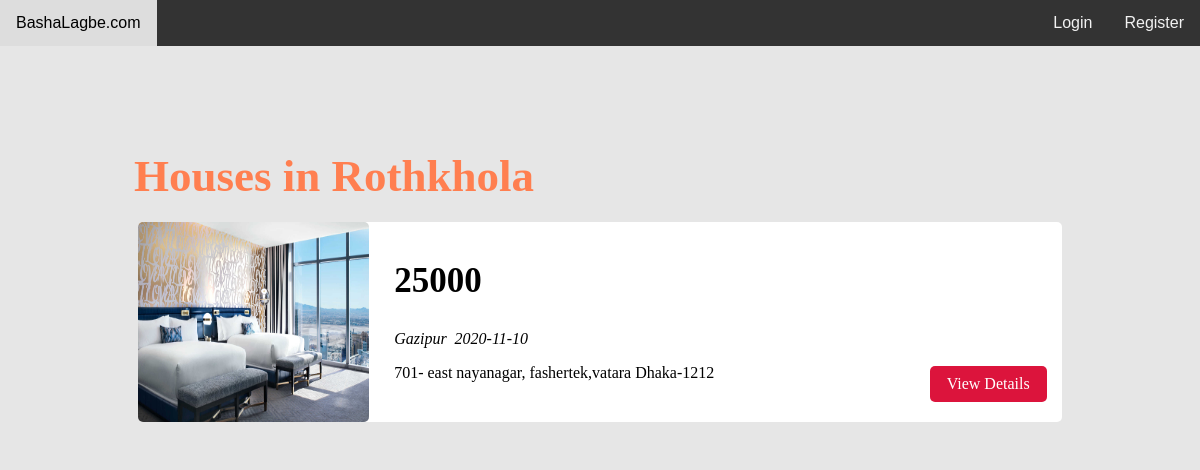
/area/rothkhola.php, run on the app's committed database.
### tables this page shows
CREATE TABLE `rent` (
  `rent_id` int(11) NOT NULL,
  `city` varchar(25) NOT NULL,
  `area` varchar(25) NOT NULL,
  `address` varchar(255) NOT NULL,
  `rent_fee` int(11) NOT NULL,
  `picture` varchar(255) NOT NULL,
  `rooms` int(11) NOT NULL,
  `kitchen` int(11) NOT NULL,
  `bathroom` int(11) NOT NULL,
  `user_id` int(11) NOT NULL,
  `date` date NOT NULL DEFAULT current_timestamp()
);

### area/rothkhola.php (the view, shortened to what this page needs)
<html>
<head>
	<link rel="stylesheet" href="../index-style.css">
</head>
<body>
	<?php include("../header.php"); ?>
	<div class="page-wrapper">
        <?php
       echo "<div class='content clearfix'>";
        echo    "<div class='main-content'>";
        echo    "<h1 class='recent-post-title'>Houses in Rothkhola</h1>";
			$connect = mysqli_connect("localhost", "root", "", "bashalagbe");
			$query = "SELECT * FROM rent
			WHERE area='rothkhola'";
			$query_run = mysqli_query($connect, $query);
			while ($row = mysqli_fetch_array($query_run))
			{
				$postid = $row['rent_id'];
				echo "<div class='post'>";
				echo   "<img src='../images/" .$row['picture']. "' class='post-image'>";
				echo	"<div class='post-preview'>";
				echo		"<h2><a href='../rent.php?rentid= $postid'>" .$row['rent_fee']. "</a></h2>";
				echo		"<i class='far fa-user'> " .$row['city']. "</i>";
				echo		" <i class='far fa-calendar-alt'> " .$row['date']. "</i>";
				echo		"<p class='preview-text'>"
								.$row['address'].
							"</p>";
				echo		"<a href='../rent.php?rentid= $postid' class='btn read-more'>View
				Details</a>";
				echo	"</div>";
                echo "</div>";
			}
    echo "</div>";
   echo "</div>";
    ?>
</div>
</body>
</html>

### index-style.css (style rules this page uses)
* { box-sizing: border-box; }
html, body { height: 100%; margin: 0; padding: 0; background-color: #e6e6e6; font-family: 'Lora', serif; }
a { text-decoration: none; color: inherit; }
.clearfix::after { content: ''; display: block; clear: both; }
.page-wrapper { min-height: 100%; }
.content { width: 90%; margin: 30px auto 30px; }
.content .main-content { width: 95%; float: left; padding-left: 5%; margin-top: 5%; }
.content .main-content .post { width: 95%; height: 200px; margin: 20px auto; border-radius: 5px; background-color: white; position: relative; }
.content .main-content .post .post-image { width: 25%; height: 100%; float: left; border-radius: 5px; }
.content .main-content .post .post-preview { width: 75%; padding: 10px; float: right; padding-left: 25px; }
.content .main-content .post .post-preview h2 { font-size: 35px; }
.content .main-content .recent-post-title { margin: 20px; font-family: bell mt; font-size: 45px; color: coral; }
.content .main-content .post .read-more { position: absolute; bottom: 20px; right: 15px; }
.btn { padding: 0.5rem 1rem; background-color: crimson; border: 1px solid transparent; border-radius: 5px; color: white; transition: 0.5s all ease-out; float: right; }

### data on the page
rent: picture (picture), rent_fee "25000", city "Gazipur", date "2020-11-10", address "701- east nayanagar, fashertek,vatara Dhaka-1212"
